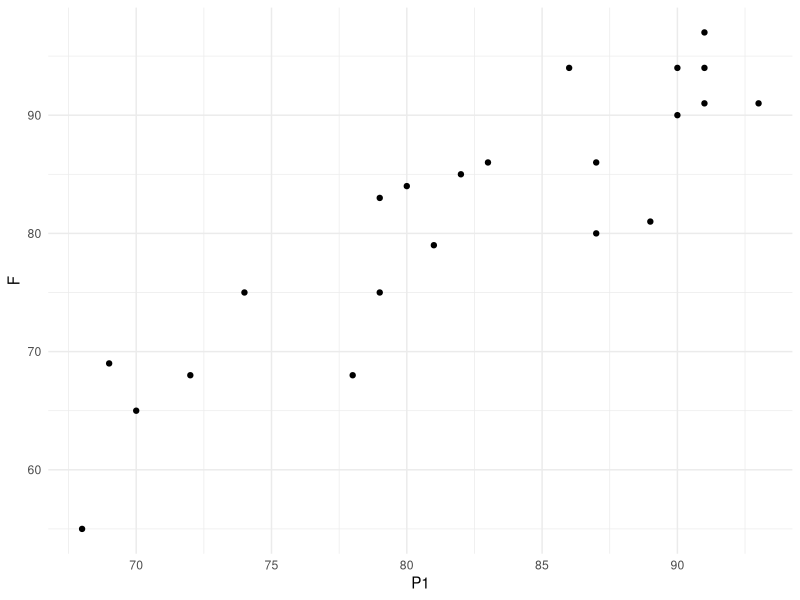
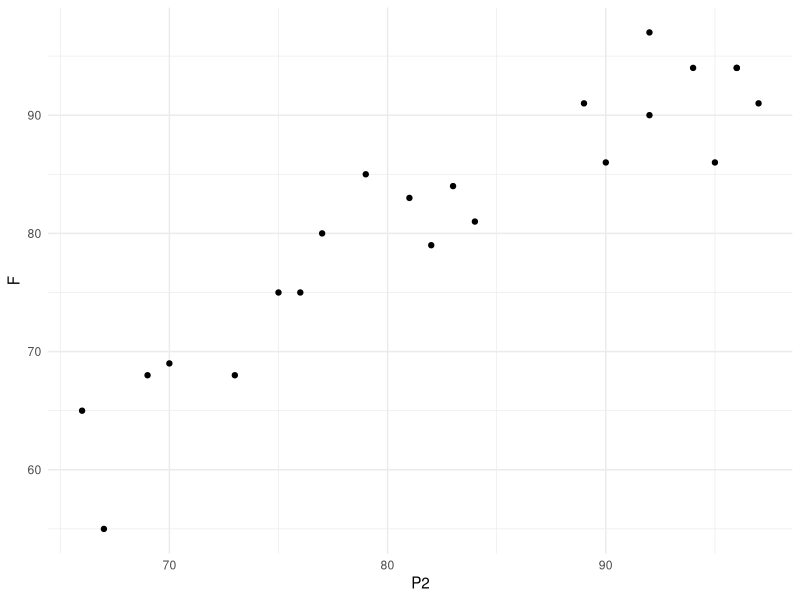

Recreate these plots in R, in order.
## ---- chunk 1
library(tidyverse)
theme_set(theme_minimal())
## ---- chunk 2
# Supervisor data set

df <- read_delim("data/P060.txt", "\t", 
                 escape_double = FALSE, trim_ws = TRUE)

df
## ---- chunk 3
mod0 <- lm(Y ~ X1 + X2, df)

summary(mod0)
## ---- chunk 4
mod1 <- lm(Y ~ X2, data = df)

summary(mod1)
## ---- chunk 5
df$eY_X2 <- mod1$residuals

df[c("Y", "X2", "eY_X2")]
## ---- chunk 6
mod2 <- lm(X1 ~ X2, df)

summary(mod2)
## ---- chunk 7
df$eX1_X2 <- mod2$residuals

df[c("Y", "X2", "eY_X2", "eX1_X2")]
## ---- chunk 8
mod3 <- lm(eY_X2 ~ 0 + eX1_X2, df)

summary(mod3)
## ---- chunk 9
df_exam <- read_delim("data/P083.txt", "\t", 
                      escape_double = FALSE, trim_ws = TRUE)

df_exam
## ---- chunk 10
mod_exam1 <- lm(F ~ P1, df_exam)
summary(mod_exam1)
## ---- chunk 11
mod_exam2 <- lm(F ~ P2, df_exam)
summary(mod_exam2)
## ---- chunk 12
mod_exam3 <- lm(F ~ P1 + P2, df_exam)
summary(mod_exam3)
## ---- chunk 13
new_exam_dat = data.frame(P1 = 78, P2 = 85)
predict(mod_exam3, new_exam_dat, interval = "prediction")
## ---- chunk 14
df_exam %>% 
  ggplot(aes(P1, F)) + 
  geom_point()
## ---- chunk 15
df_exam %>% 
  ggplot(aes(P2, F)) + 
  geom_point()
## ---- chunk 16
df_cig <- read_delim("data/P088.txt", "\t", 
                     escape_double = FALSE, trim_ws = TRUE)

df_cig
## ---- chunk 17
mod_cig1 <- lm(Sales ~ Age + HS + Income + Black + Female + Price, df_cig)
summary(mod_cig1)
## ---- chunk 18
mod_cig2 <- lm(Sales ~ Age + HS + Income + Black + Price, df_cig)
summary(mod_cig2)
## ---- chunk 19
mod_cig3 <- lm(Sales ~ Age + Income + Black + Price, df_cig)
summary(mod_cig3)
